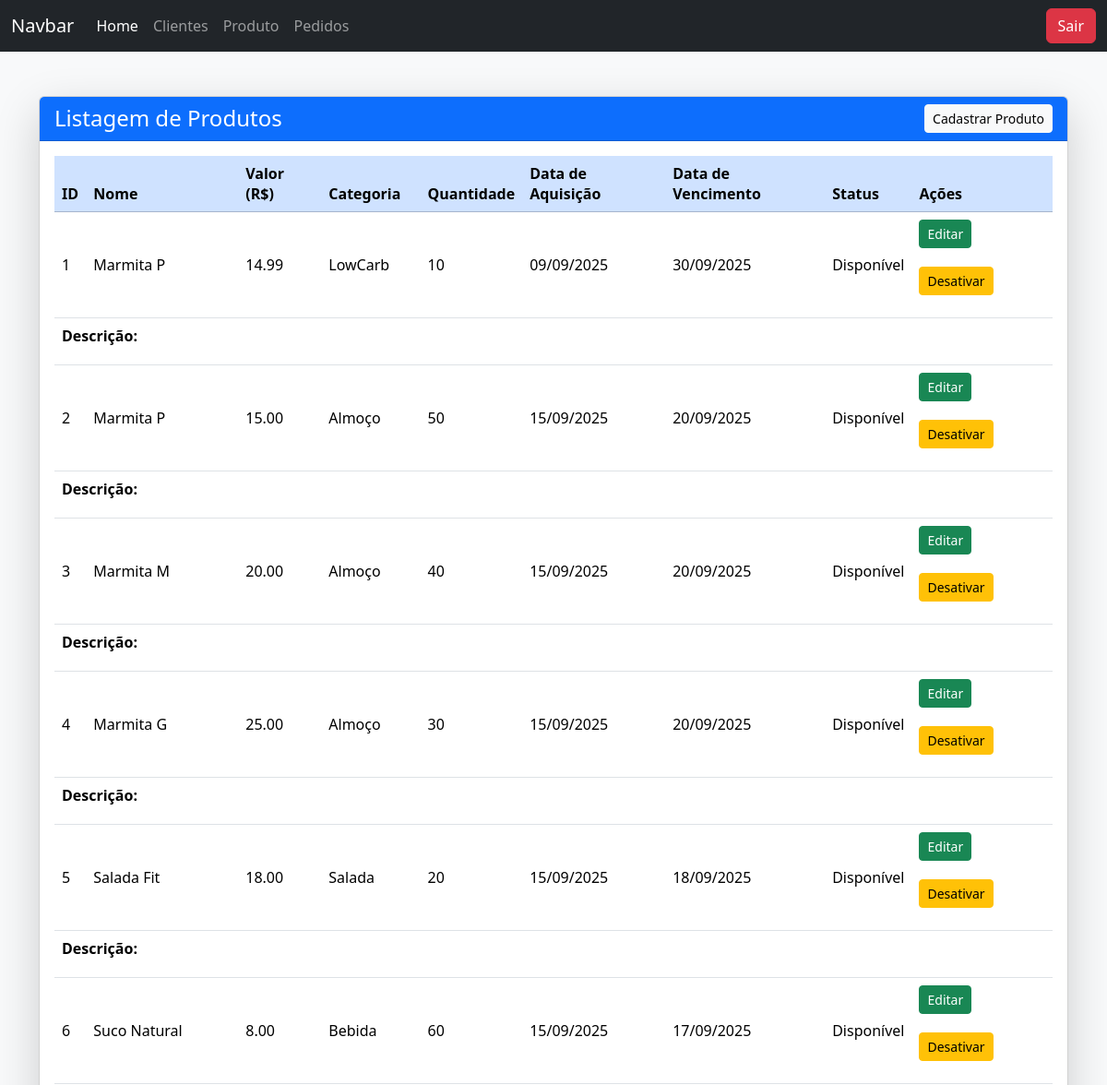
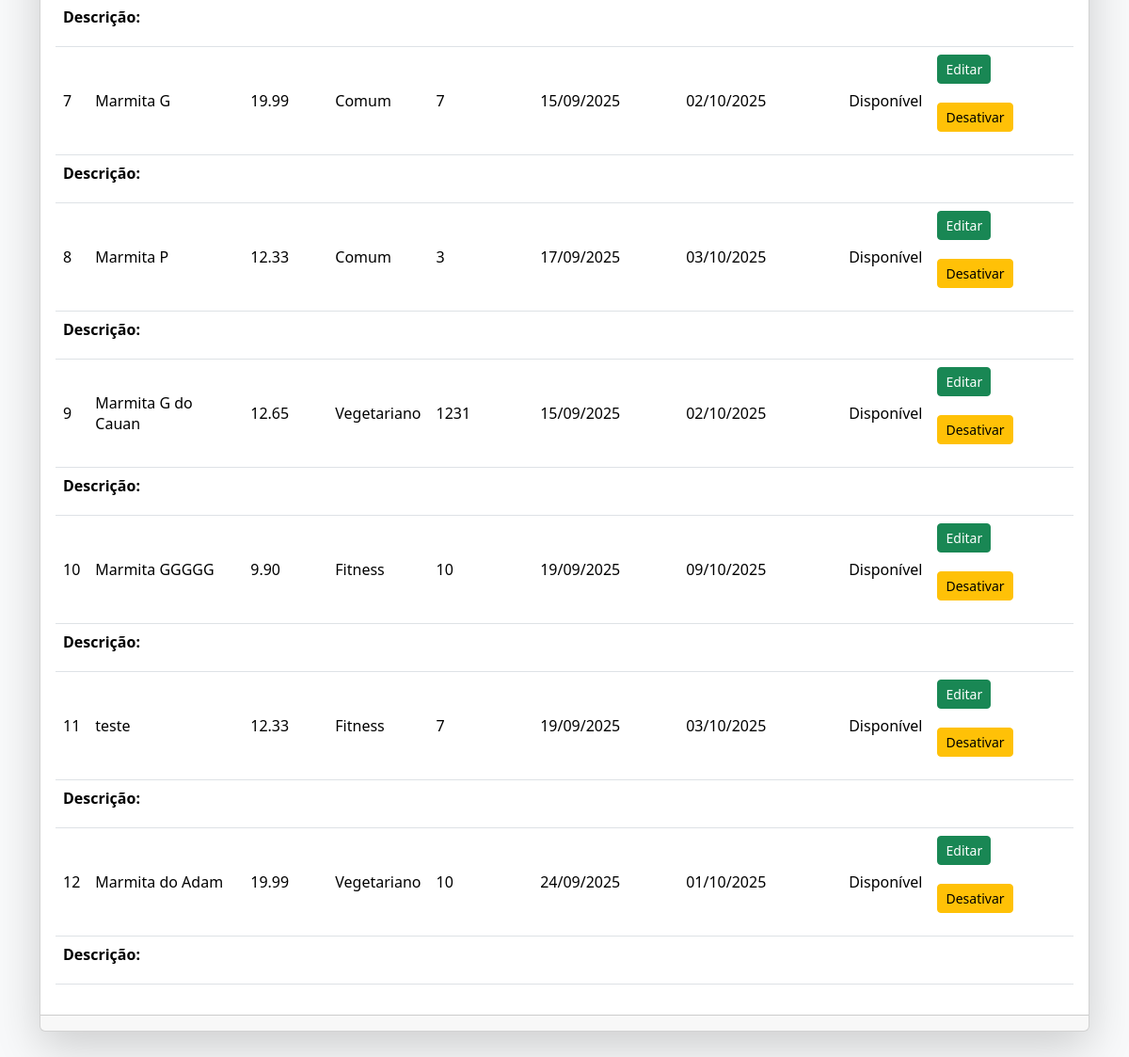
Page /php/user/adm/produto/listProd.php on the committed database (2 pictures, top to bottom).
### tables this page shows
CREATE TABLE `produto` (
  `id_produto` int NOT NULL AUTO_INCREMENT,
  `nome_produto` varchar(255) DEFAULT NULL,
  `descricao` text,
  `valor_prod` decimal(10,2) DEFAULT NULL,
  `categoria` varchar(50) NOT NULL,
  `status` enum('Disponível','Indisponível') DEFAULT NULL,
  `qtd_est` int DEFAULT NULL,
  `dt_venc` date DEFAULT NULL,
  `dt_aquisicao` date DEFAULT NULL,
  PRIMARY KEY (`id_produto`)
);

### php/user/adm/select/produto.php (called while the page is built, shortened)
<?php
    $sql = "SELECT id_produto, nome_produto, valor_prod, categoria, status, qtd_est, dt_aquisicao, dt_venc FROM produto";
    $res = $conn -> query($sql);
    $lista = $res -> fetchAll(PDO::FETCH_ASSOC);
    $row = $res -> rowCount();
?>

### php/user/adm/produto/listProd.php (the view, shortened to what this page needs)
<?php
    include("../../../../padrao/header.php");
    include("../../../../padrao/nav.php");
    include("../../../../padrao/conexao.php");
    include("../select/produto.php");
?>
    <div class="container py-5">
    <div class="card shadow-lg">
      <div class="card-header bg-primary text-white d-flex justify-content-between align-items-center">
        <h4 class="mb-0">Listagem de Produtos</h4>
        <button class="btn btn-light btn-sm" onclick="window.location.href='cadProduto.php'">Cadastrar Produto</button>
      </div>
      <?php
        if ($row > 0) {
      ?>
      <div class="card-body">
        <div class="table-responsive">
          <table class="table table-hover align-middle">
            <thead class="table-primary">
              <tr>
                <th>ID</th>
                <th>Nome</th>
                <th>Valor (R$)</th>
                <th>Categoria</th>
                <th>Quantidade</th>
                <th>Data de Aquisição</th>
                <th>Data de Vencimento</th>
                <th>Status</th>
                <th>Ações</th>
              </tr>
            </thead>
            <tbody>
                <?php
                foreach ($lista as $user) { ?>
              <tr>
                <td><?= $user['id_produto'] ?></td>
                <td><?= $user['nome_produto'] ?></td>
                <td><?= $user['valor_prod'] ?></td>
                <td><?= $user['categoria'] ?></td>
                <td><?= $user['qtd_est'] ?></td>
                <td><?= $dataBR = date("d/m/Y", strtotime($user['dt_aquisicao'])) ?></td>
                <td><?= $dataBR = date("d/m/Y", strtotime($user['dt_venc'])) ?></td>
                <td><?= $user['status'] ?></td>
                <td>
                  <div class="d-flex flex-wrap gap-1">
                    <form action="editarProd.php" method="post">
                      <button type="submit" class="btn btn-sm btn-success">Editar</button>
                    </form>
                    <form action="../update/statusProd.php" method="post">
                      <button type="submit" class="btn btn-sm btn-warning">
                        <?php
                          if ($user['status'] == 'Disponível') {
                            echo 'Desativar';
                          } else {
                            echo 'Ativar';
                          }
                        ?>
                      </button>
                    </form>
                  </div>
                </td>
              </tr>
              <tr>
                <td colspan="9" style="padding-bottom: 20px;">
                  <b>Descrição:</b><br>
                </td>
              </tr>
              <?php
              }} else {
                  echo "<p class='p-3 mb-0'><b>Não tem clientes cadastrados</b></p>";
                }
                ?>
            </tbody>
          </table>
        </div>
      </div>
      <div class="card-footer text-muted text-center">
      </div>
    </div>
  </div>
<?php
    include('../../../../padrao/footer.php');
?>

### rows in the picture
produto: id_produto "1", nome_produto "Marmita P", valor_prod "14.99", categoria "LowCarb", qtd_est "10", dt_aquisicao "09/09/2025", dt_venc "30/09/2025", status "Disponível", shows "Desativar"
produto: id_produto "2", nome_produto "Marmita P", valor_prod "15.00", categoria "Almoço", qtd_est "50", dt_aquisicao "15/09/2025", dt_venc "20/09/2025", status "Disponível", shows "Desativar"
produto: id_produto "3", nome_produto "Marmita M", valor_prod "20.00", categoria "Almoço", qtd_est "40", dt_aquisicao "15/09/2025", dt_venc "20/09/2025", status "Disponível", shows "Desativar"
produto: id_produto "4", nome_produto "Marmita G", valor_prod "25.00", categoria "Almoço", qtd_est "30", dt_aquisicao "15/09/2025", dt_venc "20/09/2025", status "Disponível", shows "Desativar"
produto: id_produto "5", nome_produto "Salada Fit", valor_prod "18.00", categoria "Salada", qtd_est "20", dt_aquisicao "15/09/2025", dt_venc "18/09/2025", status "Disponível", shows "Desativar"
produto: id_produto "6", nome_produto "Suco Natural", valor_prod "8.00", categoria "Bebida", qtd_est "60", dt_aquisicao "15/09/2025", dt_venc "17/09/2025", status "Disponível", shows "Desativar"
produto: id_produto "7", nome_produto "Marmita G", valor_prod "19.99", categoria "Comum", qtd_est "7", dt_aquisicao "15/09/2025", dt_venc "02/10/2025", status "Disponível", shows "Desativar"
produto: id_produto "8", nome_produto "Marmita P", valor_prod "12.33", categoria "Comum", qtd_est "3", dt_aquisicao "17/09/2025", dt_venc "03/10/2025", status "Disponível", shows "Desativar"
produto: id_produto "9", nome_produto "Marmita G do Cauan", valor_prod "12.65", categoria "Vegetariano", qtd_est "1231", dt_aquisicao "15/09/2025", dt_venc "02/10/2025", status "Disponível", shows "Desativar"
produto: id_produto "10", nome_produto "Marmita GGGGG", valor_prod "9.90", categoria "Fitness", qtd_est "10", dt_aquisicao "19/09/2025", dt_venc "09/10/2025", status "Disponível", shows "Desativar"
produto: id_produto "11", nome_produto "teste", valor_prod "12.33", categoria "Fitness", qtd_est "7", dt_aquisicao "19/09/2025", dt_venc "03/10/2025", status "Disponível", shows "Desativar"
produto: id_produto "12", nome_produto "Marmita do Adam", valor_prod "19.99", categoria "Vegetariano", qtd_est "10", dt_aquisicao "24/09/2025", dt_venc "01/10/2025", status "Disponível", shows "Desativar"
